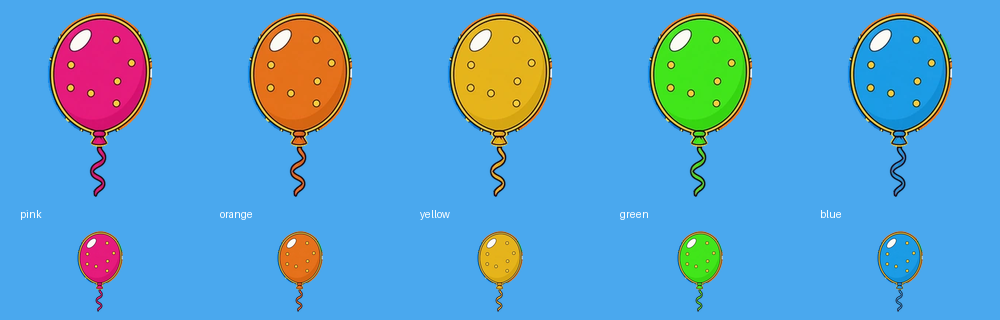
#> input picture apps/theme-park/scripts/verify-escaped-balloon.png, 1000 x 320 px, given in place of cart-five-view-sheet-v2.png, which was not available
$ python process-mega-wild-handdrawn-assets.py
#> lines starting #> are read from the running program, lines starting #| are printed output that depends on the picture; after the words box and inside, x2 and y2 are one past the last pixel; in counts of white or black regions, pixels touching at a corner belong together; pictures that were not available may be replaced by others from this repository, and a replacement may not be noted
#!/usr/bin/env python3
"""Extract the authored hand-drawn Mega Wild sheets into transparent rig sources."""

from __future__ import annotations

from pathlib import Path

import numpy as np
from PIL import Image, ImageDraw


APP = Path(__file__).resolve().parents[1]
SOURCE = APP / "source-assets-unused" / "assets" / "theme-park" / "mega-wild-handdrawn"

CART_NAMES = ("steep", "high-mid", "mid", "low-mid", "flat")
PLAQUE_NAMES = (
    "front",
    "top-35",
    "top-60",
    "top-side",
    "bottom-60",
    "bottom-35",
    "front-end",
)


def clear_transparent_rgb(image: Image.Image) -> Image.Image:
    """Use transparent black outside sprites so later Lanczos scaling cannot create white halos."""
    rgba = np.asarray(image.convert("RGBA")).copy()
    rgba[rgba[:, :, 3] == 0, :3] = 0
    return Image.fromarray(rgba, "RGBA")


def remove_white_edge_matte(image: Image.Image, band_pixels: int = 4) -> Image.Image:
    """Recover soft black-outline alpha from the generator's baked pale checker edge."""
    rgba = np.asarray(image.convert("RGBA")).copy()
    visible = rgba[:, :, 3] > 0
    near_transparent = ~visible
    for _ in range(band_pixels):
        expanded = near_transparent.copy()
        for dy in (-1, 0, 1):
            for dx in (-1, 0, 1):
                if dx == 0 and dy == 0:
                    continue
                source = near_transparent[
                    max(0, -dy) : near_transparent.shape[0] - max(0, dy),
                    max(0, -dx) : near_transparent.shape[1] - max(0, dx),
                ]
                target = expanded[
                    max(0, dy) : expanded.shape[0] - max(0, -dy),
                    max(0, dx) : expanded.shape[1] - max(0, -dx),
                ]
                target |= source
        near_transparent = expanded

    rgb = rgba[:, :, :3].astype(np.float32)
    low = rgb.min(axis=2)
    high = rgb.max(axis=2)
    luminance = rgb.mean(axis=2)
    neutral_edge = visible & near_transparent & ((high - low) < 30)
    recovered_alpha = np.clip((1 - luminance / 248) * 255, 0, 255).astype(np.uint8)
    rgba[neutral_edge, 3] = np.minimum(rgba[neutral_edge, 3], recovered_alpha[neutral_edge])
    rgba[neutral_edge, :3] = 0
    rgba[rgba[:, :, 3] == 0, :3] = 0
    return Image.fromarray(rgba, "RGBA")


def remove_generated_checker(image: Image.Image) -> Image.Image:
    """Remove only edge-connected neutral checker pixels; preserve enclosed eye highlights."""
    rgba_source = image.convert("RGBA")
    if rgba_source.getchannel("A").getextrema()[0] < 255:
        return clear_transparent_rgb(rgba_source)
    rgb = np.asarray(image.convert("RGB"))
#> rgb is the input picture: shape (320, 1000, 3); mean R, G, B 88.8, 161.2, 207.5
    lo = rgb.min(axis=2)
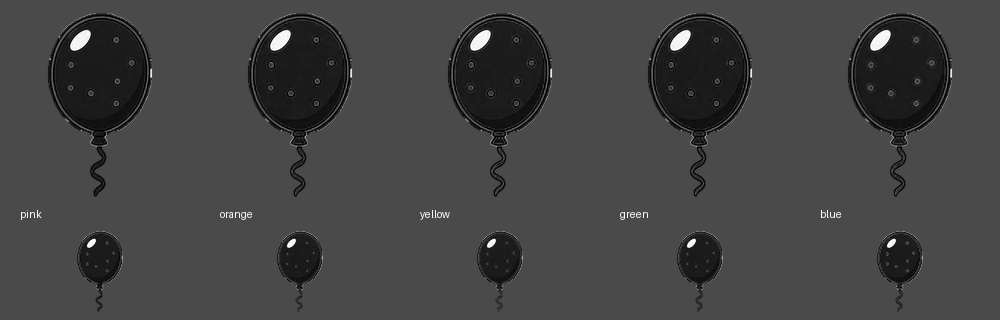
#> lo: shape (320, 1000); min 0, max 255, mean 67
    hi = rgb.max(axis=2)
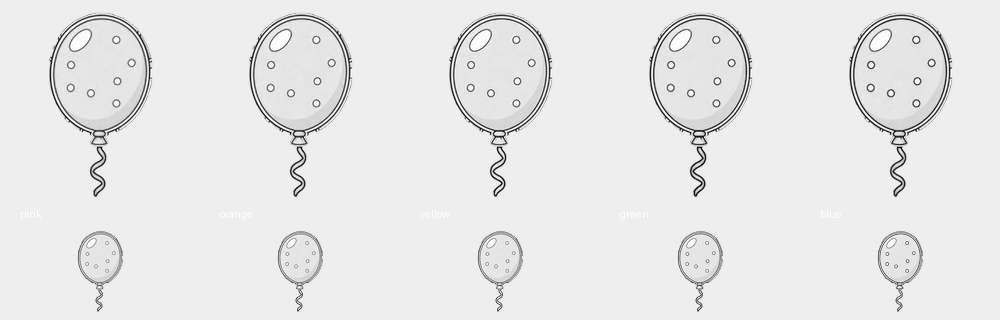
#> hi: shape (320, 1000); min 3, max 255, mean 231.2
    neutral = (lo >= 170) & ((hi - lo) <= 34)
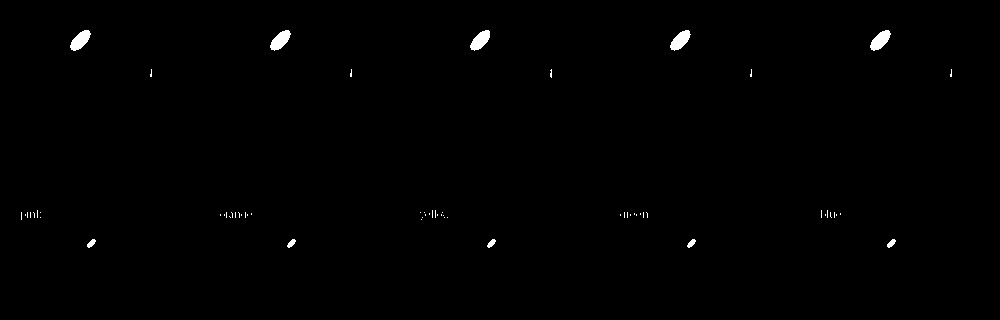
#> neutral: shape (320, 1000) bool; 0.55% white; 64 white regions (54 under 20 px), largest, box (x1, y1, x2, y2) and area: (70, 30, 91, 51) 258, (870, 30, 891, 51) 256, (270, 30, 291, 51) 255

    # Candidate background is black. Flood only the black area connected to the sheet edge; white
    # eye highlights and bulbs become enclosed holes and are restored as authored foreground.
    connectivity = Image.fromarray(np.where(neutral, 0, 255).astype(np.uint8), "L")
    draw = ImageDraw.Draw(connectivity)
    for x in range(connectivity.width):
        if connectivity.getpixel((x, 0)) == 0:
            ImageDraw.floodfill(connectivity, (x, 0), 128)
        if connectivity.getpixel((x, connectivity.height - 1)) == 0:
            ImageDraw.floodfill(connectivity, (x, connectivity.height - 1), 128)
    for y in range(connectivity.height):
        if connectivity.getpixel((0, y)) == 0:
            ImageDraw.floodfill(connectivity, (0, y), 128)
        if connectivity.getpixel((connectivity.width - 1, y)) == 0:
            ImageDraw.floodfill(connectivity, (connectivity.width - 1, y), 128)
    connected = np.asarray(connectivity)
    alpha = np.where(connected == 128, 0, 255).astype(np.uint8)
#> alpha: shape (320, 1000); every value is 255
    rgba = np.dstack((rgb, alpha))
    return clear_transparent_rgb(Image.fromarray(rgba, "RGBA"))


def extract_components(
    sheet_name: str,
    names: tuple[str, ...],
    prefix: str,
    version: str = "v1",
    clean_edge_matte: bool = False,
) -> None:
    sheet = remove_generated_checker(Image.open(SOURCE / sheet_name))
    alpha = np.asarray(sheet.getchannel("A"))
    occupied = np.count_nonzero(alpha, axis=0) >= 8
    intervals: list[tuple[int, int]] = []
    start: int | None = None
    for x, present in enumerate(occupied):
        if present and start is None:
            start = x
        elif not present and start is not None:
            intervals.append((start, x))
            start = None
#> this loop made 1000 passes
#> start on pass 1: 0
#> after the loop, intervals = []; start = 0
    if start is not None:
        intervals.append((start, sheet.width))

    # Anti-aliased flecks can split one sprite by a few empty columns. Merge near neighbours.
    merged: list[tuple[int, int]] = []
    for left, right in intervals:
        if merged and left - merged[-1][1] <= 8:
            merged[-1] = (merged[-1][0], right)
        elif right - left >= 8:
            merged.append((left, right))
#> this loop made 1 pass
#> (left, right) on pass 1: (0, 1000)
#> after the loop, merged = [(0, 1000)]
    if len(merged) != len(names):
#> (the run stopped early here; a loop or call above may not have finished)
